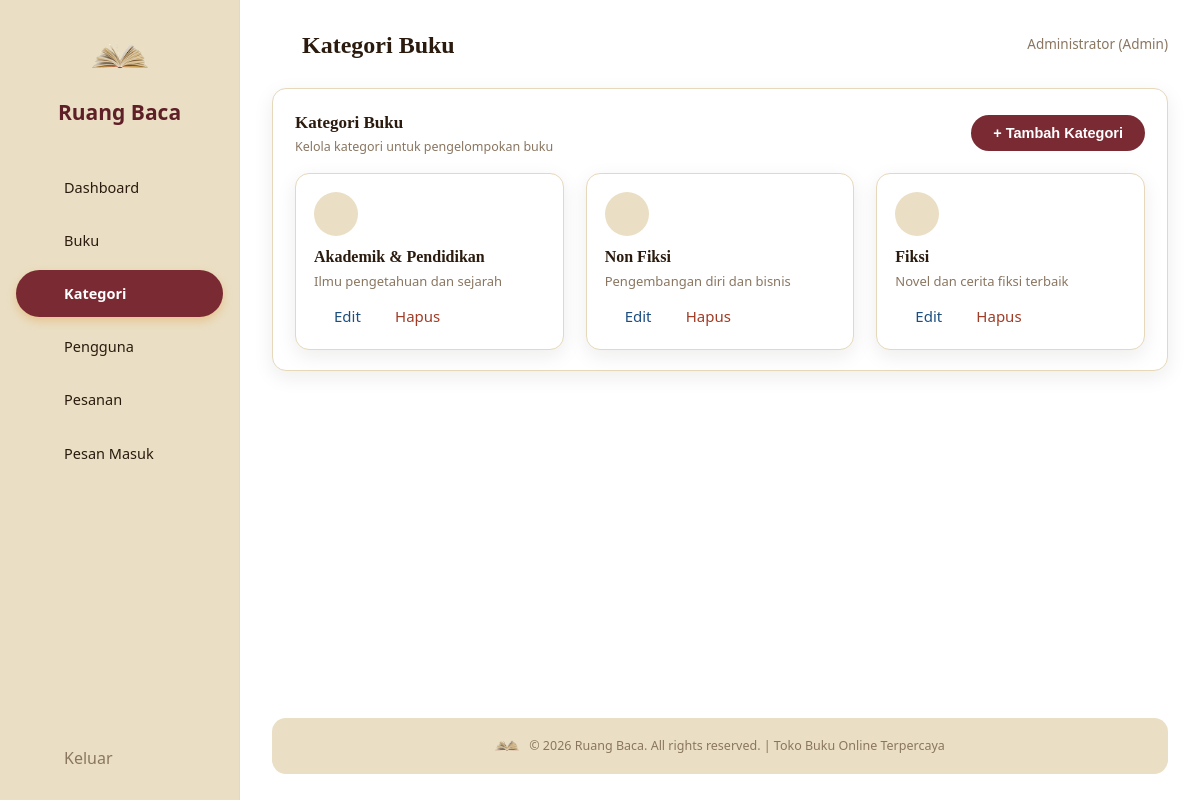
The app's page /admin/kategori.php (signed in) with its own data.
### tables this page shows
CREATE TABLE kategori (
    id INT AUTO_INCREMENT PRIMARY KEY,
    nama_kategori VARCHAR(100) NOT NULL,
    deskripsi VARCHAR(255) DEFAULT NULL,
    icon VARCHAR(10) DEFAULT '📚',
    created_at DATETIME DEFAULT CURRENT_TIMESTAMP
);

### admin/kategori.php (the view, shortened to what this page needs)
<?php
require_once __DIR__ . '/../includes/functions.php';
require_once __DIR__ . '/includes/header.php';
$list = mysqli_query($conn, "SELECT * FROM kategori ORDER BY id DESC");
?>
<div class="admin-card">
  <div class="card-head">
    <div><h3>Kategori Buku</h3><p>Kelola kategori untuk pengelompokan buku</p></div>
    <button class="btn btn-primary btn-sm" onclick="openModal()">+ Tambah Kategori</button>
  </div>
  <div class="grid grid-3">
    <?php mysqli_data_seek($list, 0); if (mysqli_num_rows($list)===0): ?>
      <div class="empty-box" style="grid-column:1/-1;"><div class="ic"><?= icon('tag', 26) ?></div>Belum ada kategori</div>
    <?php endif; ?>
    <?php while ($k = mysqli_fetch_assoc($list)): ?>
      <div class="card" style="padding:18px;">
        <div class="kategori-admin-ic"><?= icon(kategori_icon($k['nama_kategori']), 22) ?></div>
        <h4 style="margin:8px 0 2px;"><?= htmlspecialchars($k['nama_kategori']) ?></h4>
        <p style="font-size:13px;color:var(--text-muted);margin-bottom:12px;"><?= htmlspecialchars($k['deskripsi']) ?></p>
        <div class="action-icons">
          <a href="#" class="edit" onclick='openModal(<?= json_encode($k) ?>)'><?= icon('edit', 15) ?> Edit</a>
          <a href="?delete=<?= $k['id'] ?>" class="delete" onclick="return confirm('Hapus kategori ini?')"><?= icon('trash', 15) ?> Hapus</a>
        </div>
      </div>
    <?php endwhile; ?>
  </div>
</div>
<?php require_once __DIR__ . '/includes/footer.php'; ?>

### includes/functions.php (shortened to what this page needs)
<?php
function icon($name, $size = 20) {
    $p = $paths[$name] ?? $paths['book'];
    return '<svg width="'.(int)$size.'" height="'.(int)$size.'" viewBox="0 0 24 24" fill="none" stroke="currentColor" stroke-width="1.7" stroke-linecap="round" stroke-linejoin="round">'.$p.'</svg>';
}
function kategori_icon($nama) {
    $n = mb_strtolower($nama);
    if (strpos($n, 'non') !== false) return 'briefcase';
    if (strpos($n, 'akademik') !== false || strpos($n, 'pendidikan') !== false) return 'cap';
    return 'book-open';
}

### assets/css/style.css (style rules this page uses)
:root { --cream: #F1E7D4; --cream-soft: #EADFC4; --brown-dark: #241608; --brown-dark2: #2B1B0E; --brown: #5C4028; --brown-light: #8B5A2B; --orange: #7A2A32; --orange-dark: #5E1F27; --orange-soft: #ECD9A9; --gold: #B4863E; --gold-soft: #D9B876; --text-dark: #2B1B0E; --text-muted: #8A7660; --white: #FFFFFF; --border: #E6D8BB; --star: #B4863E; --radius: 14px; --radius-sm: 8px; --shadow: 0 6px 20px rgba(43, 27, 14, 0.08); }
* { box-sizing: border-box; margin: 0; padding: 0; }
body { font-family: 'Poppins', 'Segoe UI', Arial, sans-serif; background: var(--cream); color: var(--text-dark); line-height: 1.6; }
a { text-decoration: none; color: inherit; }
h1, h2, h3, h4 { font-family: Georgia, 'Playfair Display', serif; color: var(--brown-dark2); }
.btn { display: inline-block; padding: 14px 30px; border-radius: 40px; font-weight: 600; font-size: 14px; border: none; cursor: pointer; transition: 0.2s ease; }
.btn-primary { background: var(--orange); color: #fff; }
.btn-sm { padding: 10px 22px; font-size: 14.5px; }
.card { background: #fff; border-radius: var(--radius); box-shadow: var(--shadow); border: 1px solid var(--border); }
.grid { display: grid; gap: 22px; }
.grid-3 { grid-template-columns: repeat(3, 1fr); }
.btn-sm { display: inline-flex; align-items: center; gap: 5px; }

### assets/css/admin.css (style rules this page uses)
.admin-card { background: #fff; border-radius: var(--radius); border: 1px solid var(--border); box-shadow: var(--shadow); padding: 20px 22px; }
.card-head { display: flex; justify-content: space-between; align-items: center; margin-bottom: 16px; }
.card-head h3 { font-size: 17px; }
.card-head p { font-size: 12.5px; color: var(--text-muted); }
.action-icons a { margin-right: 10px; font-size: 15px; display: inline-flex; align-items: center; gap: 5px; }
.action-icons a.edit { color: #1C4E80; }
.action-icons a.delete { color: #A13B25; }
.kategori-admin-ic { width: 44px; height: 44px; border-radius: 50%; background: var(--cream-soft); color: var(--brown-dark2); display: flex; align-items: center; justify-content: center; }

### records on screen
kategori: $size 22 (drawn), nama_kategori "Akademik & Pendidikan", deskripsi "Ilmu pengetahuan dan sejarah"
kategori: $size 22 (drawn), nama_kategori "Non Fiksi", deskripsi "Pengembangan diri dan bisnis"
kategori: $size 22 (drawn), nama_kategori "Fiksi", deskripsi "Novel dan cerita fiksi terbaik"

### other values on screen
$page_title "Kategori Buku"
$_SESSION['nama'] "Administrator"
